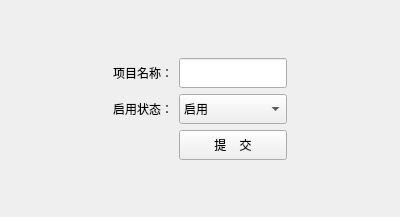
<?xml version="1.0" encoding="UTF-8"?>
<ui version="4.0">
 <class>Dialog</class>
 <widget class="QDialog" name="Dialog">
  <property name="geometry">
   <rect>
    <x>0</x>
    <y>0</y>
    <width>400</width>
    <height>217</height>
   </rect>
  </property>
  <property name="windowTitle">
   <string>添加缴费项目</string>
  </property>
  <layout class="QGridLayout" name="gridLayout">
   <item row="2" column="0">
    <spacer name="horizontalSpacer">
     <property name="orientation">
      <enum>Qt::Horizontal</enum>
     </property>
     <property name="sizeHint" stdset="0">
      <size>
       <width>40</width>
       <height>20</height>
      </size>
     </property>
    </spacer>
   </item>
   <item row="1" column="3">
    <spacer name="horizontalSpacer_2">
     <property name="orientation">
      <enum>Qt::Horizontal</enum>
     </property>
     <property name="sizeHint" stdset="0">
      <size>
       <width>40</width>
       <height>20</height>
      </size>
     </property>
    </spacer>
   </item>
   <item row="1" column="1">
    <widget class="QLabel" name="label">
     <property name="minimumSize">
      <size>
       <width>0</width>
       <height>30</height>
      </size>
     </property>
     <property name="text">
      <string>项目名称：</string>
     </property>
    </widget>
   </item>
   <item row="3" column="2">
    <widget class="QPushButton" name="pushButton">
     <property name="minimumSize">
      <size>
       <width>0</width>
       <height>30</height>
      </size>
     </property>
     <property name="text">
      <string>提    交</string>
     </property>
     <property name="autoDefault">
      <bool>false</bool>
     </property>
    </widget>
   </item>
   <item row="2" column="1">
    <widget class="QLabel" name="label_2">
     <property name="minimumSize">
      <size>
       <width>0</width>
       <height>30</height>
      </size>
     </property>
     <property name="text">
      <string>启用状态：</string>
     </property>
    </widget>
   </item>
   <item row="1" column="2">
    <widget class="QLineEdit" name="lineEdit">
     <property name="minimumSize">
      <size>
       <width>0</width>
       <height>30</height>
      </size>
     </property>
    </widget>
   </item>
   <item row="0" column="1">
    <spacer name="verticalSpacer">
     <property name="orientation">
      <enum>Qt::Vertical</enum>
     </property>
     <property name="sizeHint" stdset="0">
      <size>
       <width>20</width>
       <height>40</height>
      </size>
     </property>
    </spacer>
   </item>
   <item row="2" column="2">
    <widget class="QComboBox" name="comboBox">
     <property name="minimumSize">
      <size>
       <width>0</width>
       <height>30</height>
      </size>
     </property>
     <property name="currentIndex">
      <number>1</number>
     </property>
     <item>
      <property name="text">
       <string>未启用</string>
      </property>
     </item>
     <item>
      <property name="text">
       <string>启用</string>
      </property>
     </item>
    </widget>
   </item>
   <item row="4" column="2">
    <spacer name="verticalSpacer_2">
     <property name="orientation">
      <enum>Qt::Vertical</enum>
     </property>
     <property name="sizeHint" stdset="0">
      <size>
       <width>20</width>
       <height>40</height>
      </size>
     </property>
    </spacer>
   </item>
  </layout>
 </widget>
 <resources/>
 <connections/>
</ui>
